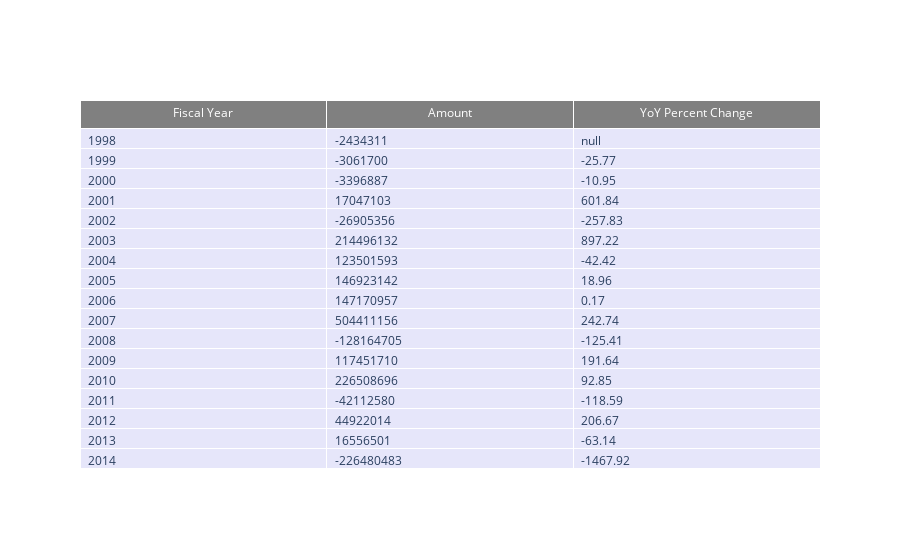

Notebook source saved alongside this figure:
### Markdown cell above
From the chart depicted below, over the span of 16 years, the change in TIF Fund Balance YoY has varied greatly, with large swings in both directions, indicating a lack of "smoothness" in the way TIF Funds are spent. Since TIF funded-projects are subject to investor (both public and private) interest as well as approval, this could explain the discrete jumps in the TIF fund. Of note are the significant expenditures that take place in 2014, which leads to the greatest YoY percentage change in TIF funds over the 16 year span we are examining.

### Code cell
year_over_year_total= TIF_Data.groupby('Fiscal Year').sum().reset_index()
year_over_year_total['YoY Percent Change'] =((year_over_year_total['Amount'].diff()/year_over_year_total['Amount'].shift().abs())*100).round(2)
fig = go.Figure(data =[go.Table(
    columnwidth= [10,10,10],
    header=dict(values=list(year_over_year_total.columns),
                fill_color='grey',
                align='center',
                font=dict(color='white',size =12)),
                cells=dict(values= [year_over_year_total['Fiscal Year'],
                        year_over_year_total.Amount,
                        year_over_year_total['YoY Percent Change']], 
                fill_color='lavender',
                align='left'))
                      ])
print('\nTotal TIF Fund Balance from 1998-2014')
fig.show()
print('\n Summary Statistics for YoY Percent Change from 1998-2014:')
year_over_year_total['YoY Percent Change'].describe()

### Figure 1 — Plotly figure (JSON) as saved in the notebook; plotly's stock layout.template omitted (floating-point values rounded to 4 significant figures)
{"data": [{"cells": {"align": "left", "fill": {"color": "lavender"}, "values": [[1998, 1999, 2000, 2001, 2002, 2003, 2004, 2005, 2006, 2007, 2008, 2009, 2010, 2011, 2012, 2013, 2014], [-2434311, -3061700, -3396887, 17047103, -26905356, 214496132, 123501593, 146923142, 147170957, 504411156, -128164705, 117451710, 226508696, -42112580, 44922014, 16556501, -226480483], [null, -25.77, -10.95, 601.8, -257.8, 897.2, -42.42, 18.96, 0.17, 242.7, -125.4, 191.6, 92.85, -118.6, 206.7, -63.14, -1468.0]]}, "columnwidth": [10, 10, 10], "header": {"align": "center", "fill": {"color": "grey"}, "font": {"color": "white", "size": 12}, "values": ["Fiscal Year", "Amount", "YoY Percent Change"]}, "type": "table"}], "layout": {}}
